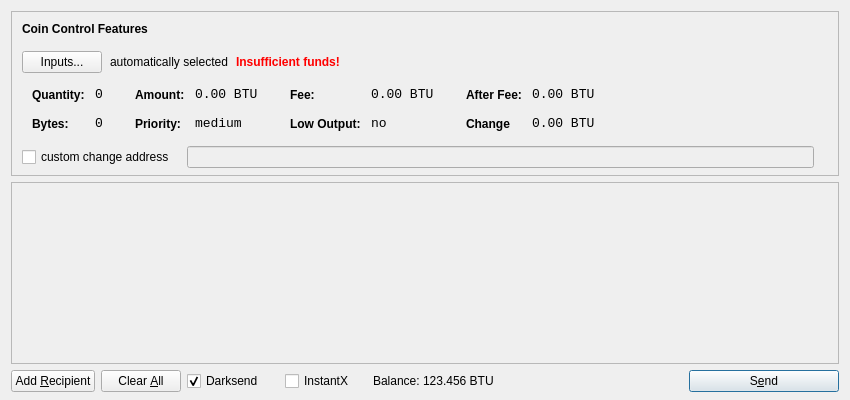
<?xml version="1.0" encoding="UTF-8"?>
<ui version="4.0">
 <class>SendCoinsDialog</class>
 <widget class="QDialog" name="SendCoinsDialog">
  <property name="geometry">
   <rect>
    <x>0</x>
    <y>0</y>
    <width>850</width>
    <height>400</height>
   </rect>
  </property>
  <property name="windowTitle">
   <string>Send Coins</string>
  </property>
  <layout class="QVBoxLayout" name="verticalLayout" stretch="0,1,0">
   <property name="bottomMargin">
    <number>8</number>
   </property>
   <item>
    <widget class="QFrame" name="frameCoinControl">
     <property name="sizePolicy">
      <sizepolicy hsizetype="Expanding" vsizetype="Expanding">
       <horstretch>0</horstretch>
       <verstretch>0</verstretch>
      </sizepolicy>
     </property>
     <property name="maximumSize">
      <size>
       <width>16777215</width>
       <height>16777215</height>
      </size>
     </property>
     <property name="frameShape">
      <enum>QFrame::StyledPanel</enum>
     </property>
     <property name="frameShadow">
      <enum>QFrame::Sunken</enum>
     </property>
     <layout class="QVBoxLayout" name="verticalLayoutCoinControl2">
      <property name="spacing">
       <number>-1</number>
      </property>
      <property name="leftMargin">
       <number>0</number>
      </property>
      <property name="topMargin">
       <number>0</number>
      </property>
      <property name="rightMargin">
       <number>0</number>
      </property>
      <property name="bottomMargin">
       <number>6</number>
      </property>
      <item>
       <layout class="QVBoxLayout" name="verticalLayoutCoinControl" stretch="0,0,0,0,1">
        <property name="spacing">
         <number>0</number>
        </property>
        <property name="leftMargin">
         <number>10</number>
        </property>
        <property name="topMargin">
         <number>10</number>
        </property>
        <item>
         <layout class="QHBoxLayout" name="horizontalLayoutCoinControl1">
          <property name="bottomMargin">
           <number>15</number>
          </property>
          <item>
           <widget class="QLabel" name="labelCoinControlFeatures">
            <property name="sizePolicy">
             <sizepolicy hsizetype="Preferred" vsizetype="Maximum">
              <horstretch>0</horstretch>
              <verstretch>0</verstretch>
             </sizepolicy>
            </property>
            <property name="font">
             <font>
              <weight>75</weight>
              <bold>true</bold>
             </font>
            </property>
            <property name="styleSheet">
             <string notr="true">font-weight:bold;</string>
            </property>
            <property name="text">
             <string>Coin Control Features</string>
            </property>
           </widget>
          </item>
         </layout>
        </item>
        <item>
         <layout class="QHBoxLayout" name="horizontalLayoutCoinControl2" stretch="0,0,0,0">
          <property name="spacing">
           <number>8</number>
          </property>
          <property name="bottomMargin">
           <number>10</number>
          </property>
          <item>
           <widget class="QPushButton" name="pushButtonCoinControl">
            <property name="styleSheet">
             <string notr="true"/>
            </property>
            <property name="text">
             <string>Inputs...</string>
            </property>
           </widget>
          </item>
          <item>
           <widget class="QLabel" name="labelCoinControlAutomaticallySelected">
            <property name="text">
             <string>automatically selected</string>
            </property>
            <property name="margin">
             <number>5</number>
            </property>
           </widget>
          </item>
          <item>
           <widget class="QLabel" name="labelCoinControlInsuffFunds">
            <property name="font">
             <font>
              <weight>75</weight>
              <bold>true</bold>
             </font>
            </property>
            <property name="styleSheet">
             <string notr="true">color:red;font-weight:bold;</string>
            </property>
            <property name="text">
             <string>Insufficient funds!</string>
            </property>
            <property name="margin">
             <number>5</number>
            </property>
           </widget>
          </item>
          <item>
           <spacer name="horizontalSpacerCoinControl">
            <property name="orientation">
             <enum>Qt::Horizontal</enum>
            </property>
            <property name="sizeHint" stdset="0">
             <size>
              <width>40</width>
              <height>1</height>
             </size>
            </property>
           </spacer>
          </item>
         </layout>
        </item>
        <item>
         <widget class="QWidget" name="widgetCoinControl" native="true">
          <property name="sizePolicy">
           <sizepolicy hsizetype="Preferred" vsizetype="Preferred">
            <horstretch>0</horstretch>
            <verstretch>0</verstretch>
           </sizepolicy>
          </property>
          <property name="minimumSize">
           <size>
            <width>0</width>
            <height>0</height>
           </size>
          </property>
          <property name="styleSheet">
           <string notr="true"/>
          </property>
          <layout class="QHBoxLayout" name="horizontalLayoutCoinControl5">
           <property name="margin">
            <number>0</number>
           </property>
           <item>
            <layout class="QHBoxLayout" name="horizontalLayoutCoinControl3" stretch="0,0,0,1">
             <property name="spacing">
              <number>20</number>
             </property>
             <property name="topMargin">
              <number>0</number>
             </property>
             <property name="bottomMargin">
              <number>10</number>
             </property>
             <item>
              <layout class="QFormLayout" name="formLayoutCoinControl1">
               <property name="horizontalSpacing">
                <number>10</number>
               </property>
               <property name="verticalSpacing">
                <number>14</number>
               </property>
               <property name="leftMargin">
                <number>10</number>
               </property>
               <property name="topMargin">
                <number>4</number>
               </property>
               <property name="rightMargin">
                <number>6</number>
               </property>
               <item row="0" column="0">
                <widget class="QLabel" name="labelCoinControlQuantityText">
                 <property name="styleSheet">
                  <string notr="true">font-weight:bold;</string>
                 </property>
                 <property name="text">
                  <string>Quantity:</string>
                 </property>
                 <property name="margin">
                  <number>0</number>
                 </property>
                </widget>
               </item>
               <item row="0" column="1">
                <widget class="QLabel" name="labelCoinControlQuantity">
                 <property name="font">
                  <font>
                   <family>Monospace</family>
                   <pointsize>10</pointsize>
                  </font>
                 </property>
                 <property name="cursor">
                  <cursorShape>IBeamCursor</cursorShape>
                 </property>
                 <property name="contextMenuPolicy">
                  <enum>Qt::ActionsContextMenu</enum>
                 </property>
                 <property name="text">
                  <string>0</string>
                 </property>
                 <property name="margin">
                  <number>0</number>
                 </property>
                 <property name="textInteractionFlags">
                  <set>Qt::LinksAccessibleByMouse|Qt::TextSelectableByKeyboard|Qt::TextSelectableByMouse</set>
                 </property>
                </widget>
               </item>
               <item row="1" column="0">
                <widget class="QLabel" name="labelCoinControlBytesText">
                 <property name="styleSheet">
                  <string notr="true">font-weight:bold;</string>
                 </property>
                 <property name="text">
                  <string>Bytes:</string>
                 </property>
                </widget>
               </item>
               <item row="1" column="1">
                <widget class="QLabel" name="labelCoinControlBytes">
                 <property name="font">
                  <font>
                   <family>Monospace</family>
                   <pointsize>10</pointsize>
                  </font>
                 </property>
                 <property name="cursor">
                  <cursorShape>IBeamCursor</cursorShape>
                 </property>
                 <property name="contextMenuPolicy">
                  <enum>Qt::ActionsContextMenu</enum>
                 </property>
                 <property name="text">
                  <string>0</string>
                 </property>
                 <property name="textInteractionFlags">
                  <set>Qt::LinksAccessibleByMouse|Qt::TextSelectableByKeyboard|Qt::TextSelectableByMouse</set>
                 </property>
                </widget>
               </item>
              </layout>
             </item>
             <item>
              <layout class="QFormLayout" name="formLayoutCoinControl2">
               <property name="horizontalSpacing">
                <number>10</number>
               </property>
               <property name="verticalSpacing">
                <number>14</number>
               </property>
               <property name="leftMargin">
                <number>6</number>
               </property>
               <property name="topMargin">
                <number>4</number>
               </property>
               <property name="rightMargin">
                <number>6</number>
               </property>
               <item row="0" column="0">
                <widget class="QLabel" name="labelCoinControlAmountText">
                 <property name="styleSheet">
                  <string notr="true">font-weight:bold;</string>
                 </property>
                 <property name="text">
                  <string>Amount:</string>
                 </property>
                 <property name="margin">
                  <number>0</number>
                 </property>
                </widget>
               </item>
               <item row="0" column="1">
                <widget class="QLabel" name="labelCoinControlAmount">
                 <property name="font">
                  <font>
                   <family>Monospace</family>
                   <pointsize>10</pointsize>
                  </font>
                 </property>
                 <property name="cursor">
                  <cursorShape>IBeamCursor</cursorShape>
                 </property>
                 <property name="contextMenuPolicy">
                  <enum>Qt::ActionsContextMenu</enum>
                 </property>
                 <property name="text">
                  <string>0.00 BTU</string>
                 </property>
                 <property name="textInteractionFlags">
                  <set>Qt::LinksAccessibleByMouse|Qt::TextSelectableByKeyboard|Qt::TextSelectableByMouse</set>
                 </property>
                </widget>
               </item>
               <item row="1" column="0">
                <widget class="QLabel" name="labelCoinControlPriorityText">
                 <property name="styleSheet">
                  <string notr="true">font-weight:bold;</string>
                 </property>
                 <property name="text">
                  <string>Priority:</string>
                 </property>
                </widget>
               </item>
               <item row="1" column="1">
                <widget class="QLabel" name="labelCoinControlPriority">
                 <property name="font">
                  <font>
                   <family>Monospace</family>
                   <pointsize>10</pointsize>
                  </font>
                 </property>
                 <property name="cursor">
                  <cursorShape>IBeamCursor</cursorShape>
                 </property>
                 <property name="contextMenuPolicy">
                  <enum>Qt::ActionsContextMenu</enum>
                 </property>
                 <property name="text">
                  <string>medium</string>
                 </property>
                 <property name="textInteractionFlags">
                  <set>Qt::LinksAccessibleByMouse|Qt::TextSelectableByKeyboard|Qt::TextSelectableByMouse</set>
                 </property>
                </widget>
               </item>
              </layout>
             </item>
             <item>
              <layout class="QFormLayout" name="formLayoutCoinControl3">
               <property name="horizontalSpacing">
                <number>10</number>
               </property>
               <property name="verticalSpacing">
                <number>14</number>
               </property>
               <property name="leftMargin">
                <number>6</number>
               </property>
               <property name="topMargin">
                <number>4</number>
               </property>
               <property name="rightMargin">
                <number>6</number>
               </property>
               <item row="0" column="0">
                <widget class="QLabel" name="labelCoinControlFeeText">
                 <property name="styleSheet">
                  <string notr="true">font-weight:bold;</string>
                 </property>
                 <property name="text">
                  <string>Fee:</string>
                 </property>
                 <property name="margin">
                  <number>0</number>
                 </property>
                </widget>
               </item>
               <item row="0" column="1">
                <widget class="QLabel" name="labelCoinControlFee">
                 <property name="font">
                  <font>
                   <family>Monospace</family>
                   <pointsize>10</pointsize>
                  </font>
                 </property>
                 <property name="cursor">
                  <cursorShape>IBeamCursor</cursorShape>
                 </property>
                 <property name="contextMenuPolicy">
                  <enum>Qt::ActionsContextMenu</enum>
                 </property>
                 <property name="text">
                  <string>0.00 BTU</string>
                 </property>
                 <property name="textInteractionFlags">
                  <set>Qt::LinksAccessibleByMouse|Qt::TextSelectableByKeyboard|Qt::TextSelectableByMouse</set>
                 </property>
                </widget>
               </item>
               <item row="1" column="0">
                <widget class="QLabel" name="labelCoinControlLowOutputText">
                 <property name="styleSheet">
                  <string notr="true">font-weight:bold;</string>
                 </property>
                 <property name="text">
                  <string>Low Output:</string>
                 </property>
                </widget>
               </item>
               <item row="1" column="1">
                <widget class="QLabel" name="labelCoinControlLowOutput">
                 <property name="font">
                  <font>
                   <family>Monospace</family>
                   <pointsize>10</pointsize>
                  </font>
                 </property>
                 <property name="cursor">
                  <cursorShape>IBeamCursor</cursorShape>
                 </property>
                 <property name="contextMenuPolicy">
                  <enum>Qt::ActionsContextMenu</enum>
                 </property>
                 <property name="text">
                  <string>no</string>
                 </property>
                 <property name="textInteractionFlags">
                  <set>Qt::LinksAccessibleByMouse|Qt::TextSelectableByKeyboard|Qt::TextSelectableByMouse</set>
                 </property>
                </widget>
               </item>
              </layout>
             </item>
             <item>
              <layout class="QFormLayout" name="formLayoutCoinControl4">
               <property name="horizontalSpacing">
                <number>10</number>
               </property>
               <property name="verticalSpacing">
                <number>14</number>
               </property>
               <property name="leftMargin">
                <number>6</number>
               </property>
               <property name="topMargin">
                <number>4</number>
               </property>
               <property name="rightMargin">
                <number>6</number>
               </property>
               <item row="0" column="0">
                <widget class="QLabel" name="labelCoinControlAfterFeeText">
                 <property name="styleSheet">
                  <string notr="true">font-weight:bold;</string>
                 </property>
                 <property name="text">
                  <string>After Fee:</string>
                 </property>
                 <property name="margin">
                  <number>0</number>
                 </property>
                </widget>
               </item>
               <item row="0" column="1">
                <widget class="QLabel" name="labelCoinControlAfterFee">
                 <property name="font">
                  <font>
                   <family>Monospace</family>
                   <pointsize>10</pointsize>
                  </font>
                 </property>
                 <property name="cursor">
                  <cursorShape>IBeamCursor</cursorShape>
                 </property>
                 <property name="contextMenuPolicy">
                  <enum>Qt::ActionsContextMenu</enum>
                 </property>
                 <property name="text">
                  <string>0.00 BTU</string>
                 </property>
                 <property name="textInteractionFlags">
                  <set>Qt::LinksAccessibleByMouse|Qt::TextSelectableByKeyboard|Qt::TextSelectableByMouse</set>
                 </property>
                </widget>
               </item>
               <item row="1" column="0">
                <widget class="QLabel" name="labelCoinControlChangeText">
                 <property name="styleSheet">
                  <string notr="true">font-weight:bold;</string>
                 </property>
                 <property name="text">
                  <string>Change</string>
                 </property>
                </widget>
               </item>
               <item row="1" column="1">
                <widget class="QLabel" name="labelCoinControlChange">
                 <property name="font">
                  <font>
                   <family>Monospace</family>
                   <pointsize>10</pointsize>
                  </font>
                 </property>
                 <property name="cursor">
                  <cursorShape>IBeamCursor</cursorShape>
                 </property>
                 <property name="contextMenuPolicy">
                  <enum>Qt::ActionsContextMenu</enum>
                 </property>
                 <property name="text">
                  <string>0.00 BTU</string>
                 </property>
                 <property name="textInteractionFlags">
                  <set>Qt::LinksAccessibleByMouse|Qt::TextSelectableByKeyboard|Qt::TextSelectableByMouse</set>
                 </property>
                </widget>
               </item>
              </layout>
             </item>
            </layout>
           </item>
          </layout>
         </widget>
        </item>
        <item>
         <layout class="QHBoxLayout" name="horizontalLayoutCoinControl4" stretch="0,0,0">
          <property name="spacing">
           <number>12</number>
          </property>
          <property name="sizeConstraint">
           <enum>QLayout::SetDefaultConstraint</enum>
          </property>
          <property name="topMargin">
           <number>5</number>
          </property>
          <property name="rightMargin">
           <number>5</number>
          </property>
          <item>
           <widget class="QCheckBox" name="checkBoxCoinControlChange">
            <property name="text">
             <string>custom change address</string>
            </property>
           </widget>
          </item>
          <item>
           <widget class="QLineEdit" name="lineEditCoinControlChange">
            <property name="enabled">
             <bool>false</bool>
            </property>
            <property name="sizePolicy">
             <sizepolicy hsizetype="Expanding" vsizetype="Fixed">
              <horstretch>0</horstretch>
              <verstretch>0</verstretch>
             </sizepolicy>
            </property>
           </widget>
          </item>
          <item>
           <widget class="QLabel" name="labelCoinControlChangeLabel">
            <property name="sizePolicy">
             <sizepolicy hsizetype="Preferred" vsizetype="Expanding">
              <horstretch>0</horstretch>
              <verstretch>0</verstretch>
             </sizepolicy>
            </property>
            <property name="minimumSize">
             <size>
              <width>0</width>
              <height>0</height>
             </size>
            </property>
            <property name="text">
             <string/>
            </property>
            <property name="margin">
             <number>3</number>
            </property>
           </widget>
          </item>
         </layout>
        </item>
        <item>
         <spacer name="verticalSpacerCoinControl">
          <property name="orientation">
           <enum>Qt::Vertical</enum>
          </property>
          <property name="sizeHint" stdset="0">
           <size>
            <width>800</width>
            <height>1</height>
           </size>
          </property>
         </spacer>
        </item>
       </layout>
      </item>
     </layout>
    </widget>
   </item>
   <item>
    <widget class="QScrollArea" name="scrollArea">
     <property name="widgetResizable">
      <bool>true</bool>
     </property>
     <widget class="QWidget" name="scrollAreaWidgetContents">
      <property name="geometry">
       <rect>
        <x>0</x>
        <y>0</y>
        <width>830</width>
        <height>165</height>
       </rect>
      </property>
      <layout class="QVBoxLayout" name="verticalLayout_2">
       <property name="margin">
        <number>0</number>
       </property>
       <item>
        <layout class="QVBoxLayout" name="entries">
         <property name="spacing">
          <number>6</number>
         </property>
        </layout>
       </item>
       <item>
        <spacer name="verticalSpacer">
         <property name="orientation">
          <enum>Qt::Vertical</enum>
         </property>
         <property name="sizeHint" stdset="0">
          <size>
           <width>20</width>
           <height>40</height>
          </size>
         </property>
        </spacer>
       </item>
      </layout>
     </widget>
    </widget>
   </item>
   <item>
    <layout class="QHBoxLayout" name="horizontalLayout">
     <item>
      <widget class="QPushButton" name="addButton">
       <property name="toolTip">
        <string>Send to multiple recipients at once</string>
       </property>
       <property name="text">
        <string>Add &amp;Recipient</string>
       </property>
       <property name="autoDefault">
        <bool>false</bool>
       </property>
      </widget>
     </item>
     <item>
      <widget class="QPushButton" name="clearButton">
       <property name="sizePolicy">
        <sizepolicy hsizetype="Minimum" vsizetype="Fixed">
         <horstretch>0</horstretch>
         <verstretch>0</verstretch>
        </sizepolicy>
       </property>
       <property name="toolTip">
        <string>Remove all transaction fields</string>
       </property>
       <property name="text">
        <string>Clear &amp;All</string>
       </property>
       <property name="autoRepeatDelay">
        <number>300</number>
       </property>
       <property name="autoDefault">
        <bool>false</bool>
       </property>
      </widget>
     </item>
     <item>
      <layout class="QHBoxLayout" name="horizontalLayout_2">
       <property name="spacing">
        <number>3</number>
       </property>
        <item>
        <widget class="QCheckBox" name="checkUseDarksend">
         <property name="minimumSize">
          <size>
           <width>95</width>
           <height>0</height>
          </size>
         </property>
         <property name="text">
          <string>Darksend</string>
         </property>
         <property name="checked">
          <bool>true</bool>
         </property>
        </widget>
       </item>
       <item>
        <widget class="QCheckBox" name="checkInstantX">
         <property name="enabled">
          <bool>true</bool>
         </property>
         <property name="minimumSize">
          <size>
           <width>85</width>
           <height>0</height>
          </size>
         </property>
         <property name="text">
          <string>InstantX</string>
         </property>
        </widget>
       </item>
       <item>
        <widget class="QLabel" name="label">
         <property name="sizePolicy">
          <sizepolicy hsizetype="Preferred" vsizetype="Fixed">
           <horstretch>0</horstretch>
           <verstretch>0</verstretch>
          </sizepolicy>
         </property>
         <property name="text">
          <string>Balance:</string>
         </property>
        </widget>
       </item>
       <item>
        <widget class="QLabel" name="labelBalance">
         <property name="sizePolicy">
          <sizepolicy hsizetype="Preferred" vsizetype="Fixed">
           <horstretch>0</horstretch>
           <verstretch>0</verstretch>
          </sizepolicy>
         </property>
         <property name="cursor">
          <cursorShape>IBeamCursor</cursorShape>
         </property>
         <property name="text">
          <string>123.456 BTU</string>
         </property>
         <property name="textInteractionFlags">
          <set>Qt::LinksAccessibleByMouse|Qt::TextSelectableByKeyboard|Qt::TextSelectableByMouse</set>
         </property>
        </widget>
       </item>
      </layout>
     </item>
     <item>
      <spacer name="horizontalSpacer">
       <property name="orientation">
        <enum>Qt::Horizontal</enum>
       </property>
       <property name="sizeHint" stdset="0">
        <size>
         <width>40</width>
         <height>20</height>
        </size>
       </property>
      </spacer>
     </item>
     <item>
      <widget class="QPushButton" name="sendButton">
       <property name="minimumSize">
        <size>
         <width>150</width>
         <height>0</height>
        </size>
       </property>
       <property name="toolTip">
        <string>Confirm the send action</string>
       </property>
       <property name="text">
        <string>S&amp;end</string>
       </property>
       <property name="icon">
        <iconset resource="../bitcoin.qrc">
         <normaloff>:/icons/send</normaloff>:/icons/send</iconset>
       </property>
       <property name="default">
        <bool>true</bool>
       </property>
      </widget>
     </item>
    </layout>
   </item>
  </layout>
 </widget>
 <resources>
  <include location="../bitcoin.qrc"/>
 </resources>
 <connections/>
</ui>
